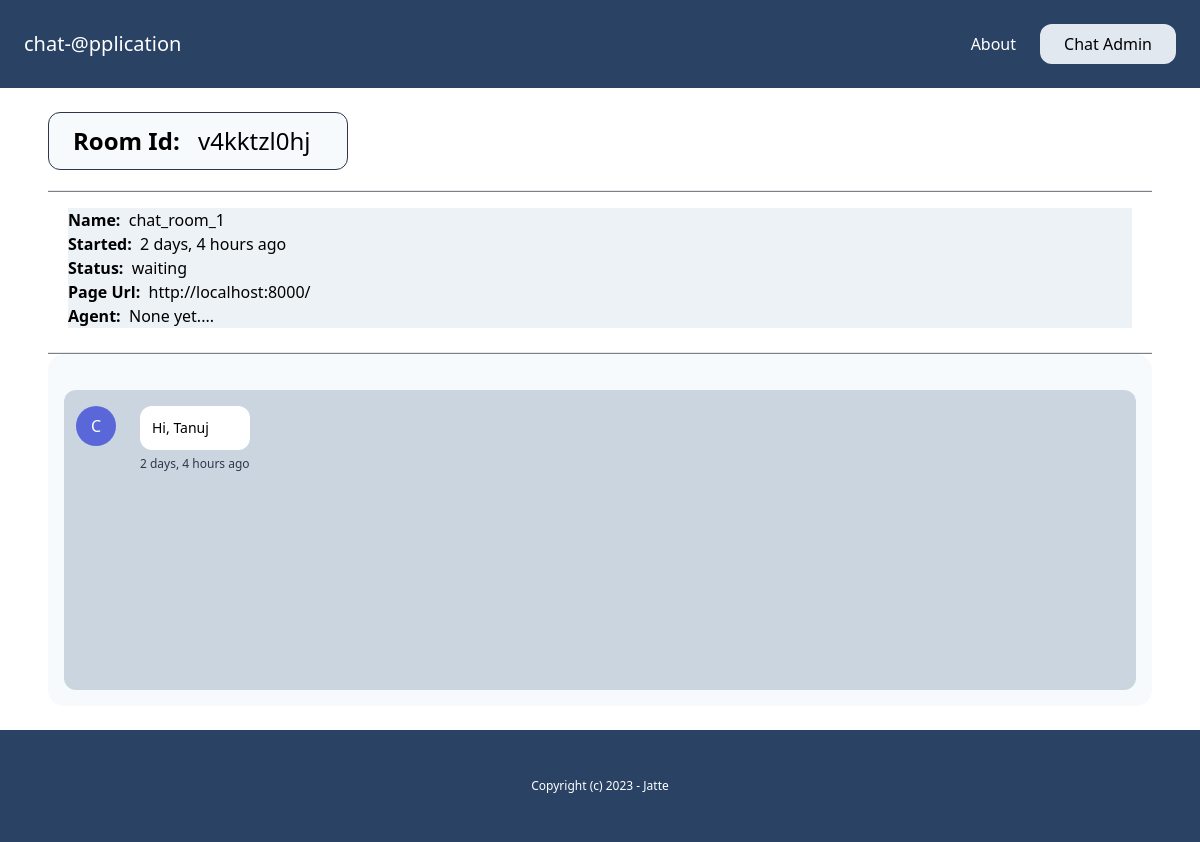
/admin-dashboard/room_details/v4kktzl0hj/ (signed in), run on an earlier commit of the app's database.
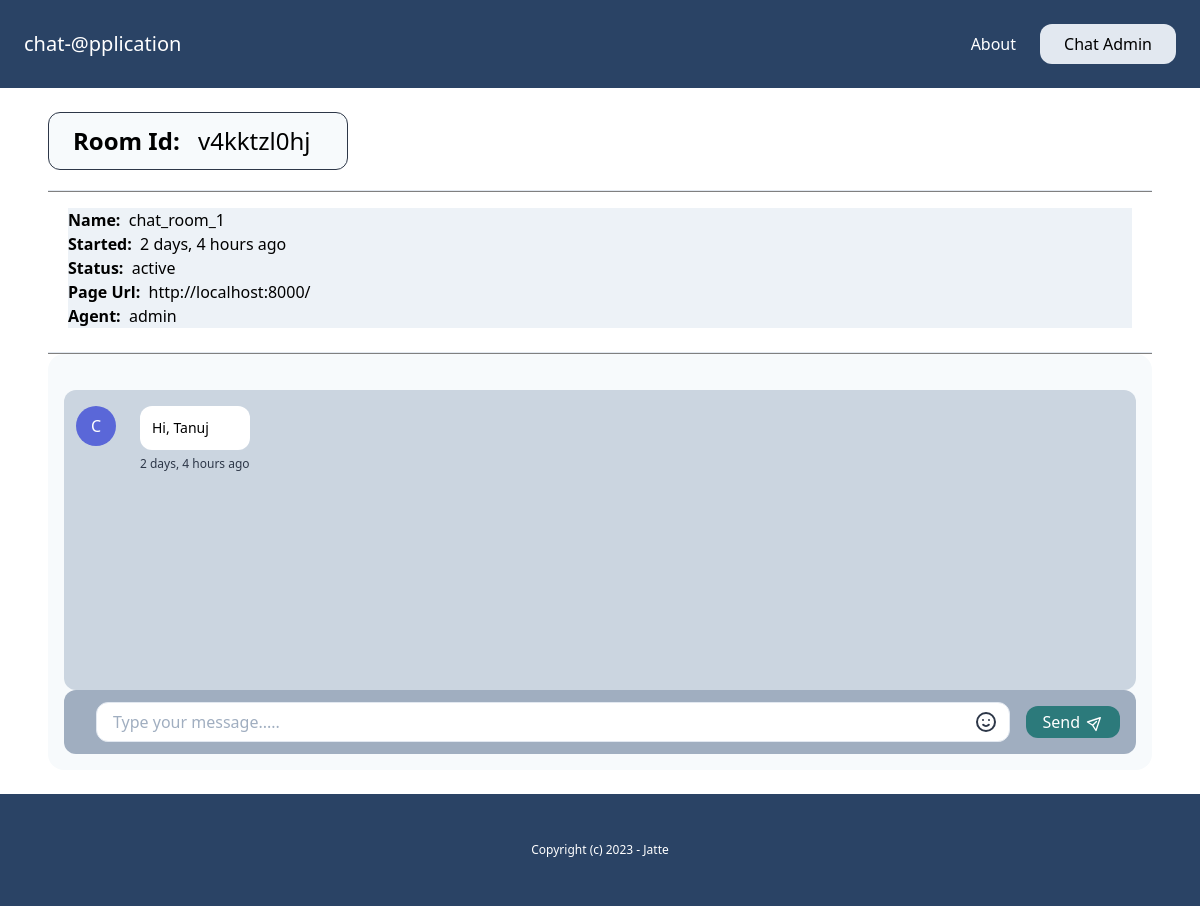
And on a later commit of the database.
### chat/models.py (models this page shows, shortened)
class Room(models.Model):
    WAITING = "waiting"
    ACTIVE = "active"
    CLOSED = "closed"
    CHOICES_STATUS = (
        (WAITING, "waiting"),
        (ACTIVE, "active"),
        (CLOSED, "closed"),
    )
    uuid = models.CharField(max_length=255)
    client = models.CharField(max_length=255)
    agent = models.ForeignKey(User, null=True, blank=True, related_name="rooms", on_delete=models.CASCADE)
    messages = models.ManyToManyField(Message, blank=True)
    url = models.CharField(max_length=255, blank=True, null=True)
    status = models.CharField(max_length=20, choices=CHOICES_STATUS, default=WAITING)
    created_at = models.DateTimeField(auto_now_add=True)
    class Meta:
        ordering = ("-created_at",)

class Message(models.Model):
    sent_by = models.CharField(max_length=255, blank=True, null=True)
    created_by = models.ForeignKey(User, null=True, blank=True, on_delete=models.CASCADE, related_name="receiver_user")
    content = models.TextField()
    created_at = models.DateTimeField(auto_now_add=True)
    class Meta:
        ordering = ("created_at",)

### account/models.py (models this page shows)
class User(AbstractBaseUser, PermissionsMixin):
    AGENT = 'agent'
    MANAGER = 'manager'
    ROLES_CHOICES = (
        (AGENT, 'Agent'),
        (MANAGER, 'Manager'),
    )
    id = models.UUIDField(primary_key=True, default=uuid.uuid4, editable=False)
    email = models.EmailField(unique=True)
    name = models.CharField(max_length=255, blank=True, default='')
    role = models.CharField(max_length=20, choices=ROLES_CHOICES, default=AGENT)
    is_active = models.BooleanField(default=True)
    is_superuser = models.BooleanField(default=False)
    is_staff = models.BooleanField(default=False)
    date_joined = models.DateTimeField(default=timezone.now)
    last_login = models.DateTimeField(blank=True, null=True)
    objects = CustomUserManager()
    USERNAME_FIELD = 'email'
    EMAIL_FIELD = 'email'
    REQUIRED_FIELDS = ['name']

### chat/views.py (the view)
# urls.py: path("admin-dashboard/room_details/<str:uuid>/", views.get_room_details, name="room_details"),
@login_required
def get_room_details(request, uuid):
    try:
        if request.user.groups.first().name == "Manager" or request.user.groups.first().name == "agents":
            room = Room.objects.get(uuid=uuid)
            if request.user.groups.first().name == "agents" and room.status == Room.WAITING:
                room.status = Room.ACTIVE
                room.agent = request.user
                room.save()
                messages.info(request, f"{request.user.name} you are assigned as a agent for this chat room !!!!")
            return render(request, "chat/room_details.html", {"room": room})
    except:
        raise PermissionDenied

### chat/templatetags/chat_tags.py (called while the page is built)
@register.filter(name="initials")
def initials(value):
    initials = ""
    for name in value.split(" "):
        if name:
            initials += name[0].upper()
    return initials

### chat/templates/chat/room_details.html (shortened to what this page needs)
{% extends "core/base.html" %}
{% load chat_tags %}
{% load static %}
{% block content %}
    <div>
        <h1 class="text-2xl border border-gray-800 rounded-xl max-w-[300px] p-3 bg-gray-100"><b class="mx-3">Room Id:</b> {{room.uuid}} </h1>
        <hr class="mt-5 text-black">
        <p class="mt-4 mx-5 bg-gray-200">
            <b>Name: &nbsp;</b>{{room.client}}<br>
            <b>Started: &nbsp;</b>{{room.created_at|timesince}} ago<br>
            <b>Status: &nbsp;</b>{{room.status}}<br>
            <b>Page Url: &nbsp;</b>{{room.url}}<br>
            <b>Agent: &nbsp;</b>{% firstof room.agent.name "None yet...."%}<br>
        </p>
        <hr class="mt-6">
        <div class="flex flex-col flex-auto flex-shrink-0 rounded-2xl bg-gray-100 h-full p-4">
            <div class="h-[300px] bg-gray-400 mt-5 overflow-scroll rounded-xl flex flex-col flex-grow" id="message_box">
                {% for message in room.messages.all %}
                    <div class="flex w-full max-w-md mt-2 space-x-3 {% if message.created_by %}ml-auto justify-end mx-5 {% endif %}">
                        {% if not message.created_by %}
                            <div class="flex-shrink-0 h-10 w-10 rounded-full bg-indigo-600 text-center text-white mx-3 my-2 pt-2">
                                {{message.sent_by|initials}}
                            </div>
                        {% else %}
                            <div class="flex-shrink-0 h-10 w-10 rounded-full bg-indigo-600 text-center text-white mx-3 my-2 pt-2">
                                {{message.created_by.name|initials}}
                            </div>
                        {% endif %}
                        <div class="my-2">
                            <div class="p-3 rounded-xl {% if message.created_by %}bg-gray-500{% else %}bg-white{% endif %}">
                                <p class="text-sm">{{message.content}}</p>
                            </div>
                            <span class="text-xs text-gray-800 leading-none">{{ message.created_at|timesince}} ago</span>
                        </div>
                    </div>
                {% endfor %}
            </div>
            {% if room.status == "active" %}
                <div class="flex flex-row items-center h-16 rounded-xl bg-gray-500 w-full px-4">
                    <div class="flex-grow ml-4">
                        <div class="relative w-full">
                            <input type="text" id="message_content"
                                class="flex w-full border rounded-xl focus:outline-none focus:border-indigo-800 pl-4 h-10" placeholder="Type your message....." />
                            <button
                                class="absolute flex items-center justify-center h-full w-12 right-0 top-0 text-gray-800 hover:text-gray-600">
                                <svg class="w-6 h-6" fill="none" stroke="currentColor" viewBox="0 0 24 24"
                                    xmlns="http://www.w3.org/2000/svg">
                                    <path stroke-linecap="round" stroke-linejoin="round" stroke-width="2"
                                        d="M14.828 14.828a4 4 0 01-5.656 0M9 10h.01M15 10h.01M21 12a9 9 0 11-18 0 9 9 0 0118 0z">
                                    </path>
                                </svg>
                            </button>
                        </div>
                    </div>
                    <div class="ml-4">
                        <button id="send_message"
                            class="flex items-center justify-center bg-teal-700 hover:bg-teal-800 rounded-xl text-white px-4 py-1 flex-shrink-0">
                            <span>Send</span>
                            <span class="ml-2">
                                <svg class="w-4 h-4 transform rotate-45 -mt-px" fill="none" stroke="currentColor"
                                    viewBox="0 0 24 24" xmlns="http://www.w3.org/2000/svg">
                                    <path stroke-linecap="round" stroke-linejoin="round" stroke-width="2"
                                        d="M12 19l9 2-9-18-9 18 9-2zm0 0v-8"></path>
                                </svg>
                            </span>
                        </button>
                    </div>
                </div>
            {% endif %}
        </div>
    </div>
{% endblock %}

### core/templates/core/base.html (shortened to what this page needs)
{% load static %}
<!doctype html>
<html>
    <head>
        <link rel="stylesheet" type="text/css" href="{% static 'css/main.min.css' %}">
        <link href="https://unpkg.com/tailwindcss@1.9.6/dist/tailwind.min.css" rel="stylesheet">
    </head>
    <body>
        <nav class="p-6 bg-blue-900 text-white flex justify-between items-center navbar">
            <a href="{% url 'core:index' %}" class="text-xl">chat-@pplication</a>
            <div class="flex items-end space-x-4">
                <a href="{% url 'core:about' %}" class="p-2">About</a>
                {% if request.user.groups.all.first.name == "Manager" or request.user.groups.all.first.name == "agents"%}
                    <a href="{% url 'chat:admin_dashboard' %}" class="inline-block p-2 px-6 bg-gray-300 text-black rounded-xl">Chat Admin</a>
                {% endif %}
            </div>
        </nav>
        <main class="max-w-6xl mx-auto p-6 content">
            {% block content %}
            {% endblock %}
        </main>
        <footer class="py-12 px-6 bg-blue-900 text-white text-center text-xs footer">
            <p>Copyright (c) 2023 - Jatte</p>
        </footer>
    </body>
</html>

### core/templates/core/base.html (style rules this page uses)
.content { min-height: 500px; }
hr { height: 1px; background-color: gray; }

What changed in the data, as far as the page shows it:
changed Room "v4kktzl0hj": status "waiting" → "active"; agent.name "None yet...." → "admin"
Also different on the page:
text now shown: "Send"
